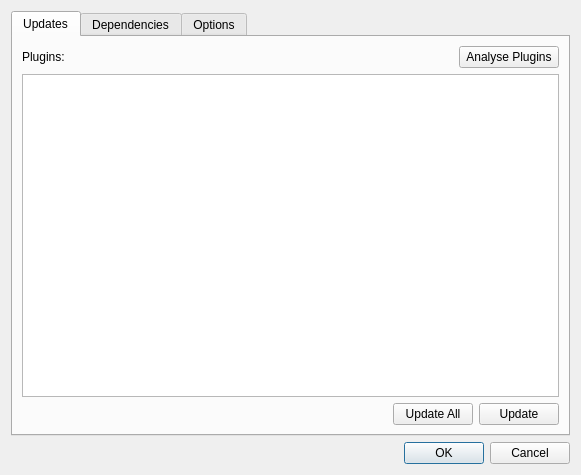
<?xml version="1.0" encoding="UTF-8"?>
<ui version="4.0">
 <class>AdvancedDialog</class>
 <widget class="QDialog" name="AdvancedDialog">
  <property name="geometry">
   <rect>
    <x>0</x>
    <y>0</y>
    <width>524</width>
    <height>475</height>
   </rect>
  </property>
  <property name="windowTitle">
   <string>Advanced</string>
  </property>
  <property name="windowIcon">
   <iconset resource="../../widgets/qt/resources.qrc">
    <normaloff>:/mapclient/images/icon-app.png</normaloff>:/mapclient/images/icon-app.png</iconset>
  </property>
  <layout class="QVBoxLayout" name="verticalLayout">
   <item>
    <widget class="QTabWidget" name="tabWidget">
     <property name="tabPosition">
      <enum>QTabWidget::North</enum>
     </property>
     <property name="tabShape">
      <enum>QTabWidget::Rounded</enum>
     </property>
     <property name="currentIndex">
      <number>0</number>
     </property>
     <property name="iconSize">
      <size>
       <width>16</width>
       <height>16</height>
      </size>
     </property>
     <widget class="QWidget" name="updatesTab">
      <attribute name="title">
       <string>Updates</string>
      </attribute>
      <layout class="QGridLayout" name="gridLayout_3">
       <item row="0" column="0">
        <layout class="QVBoxLayout" name="verticalLayout_2">
         <item>
          <layout class="QHBoxLayout" name="horizontalLayout">
           <item>
            <widget class="QLabel" name="label">
             <property name="text">
              <string>Plugins:</string>
             </property>
            </widget>
           </item>
           <item>
            <spacer name="horizontalSpacer">
             <property name="orientation">
              <enum>Qt::Horizontal</enum>
             </property>
             <property name="sizeHint" stdset="0">
              <size>
               <width>218</width>
               <height>20</height>
              </size>
             </property>
            </spacer>
           </item>
           <item>
            <widget class="QPushButton" name="analyseButton">
             <property name="minimumSize">
              <size>
               <width>100</width>
               <height>0</height>
              </size>
             </property>
             <property name="whatsThis">
              <string/>
             </property>
             <property name="text">
              <string>Analyse Plugins</string>
             </property>
            </widget>
           </item>
          </layout>
         </item>
         <item>
          <widget class="QListWidget" name="listWidget">
           <property name="editTriggers">
            <set>QAbstractItemView::NoEditTriggers</set>
           </property>
           <property name="selectionMode">
            <enum>QAbstractItemView::ExtendedSelection</enum>
           </property>
          </widget>
         </item>
         <item>
          <layout class="QHBoxLayout" name="horizontalLayout_2">
           <item>
            <widget class="QLabel" name="label_2">
             <property name="text">
              <string/>
             </property>
            </widget>
           </item>
           <item>
            <spacer name="horizontalSpacer_2">
             <property name="orientation">
              <enum>Qt::Horizontal</enum>
             </property>
             <property name="sizeHint" stdset="0">
              <size>
               <width>118</width>
               <height>20</height>
              </size>
             </property>
            </spacer>
           </item>
           <item>
            <widget class="QPushButton" name="updateAllButton">
             <property name="text">
              <string>Update All</string>
             </property>
            </widget>
           </item>
           <item>
            <widget class="QPushButton" name="updateButton">
             <property name="text">
              <string>Update</string>
             </property>
            </widget>
           </item>
          </layout>
         </item>
        </layout>
       </item>
      </layout>
     </widget>
     <widget class="QWidget" name="dependenciesTab">
      <attribute name="title">
       <string>Dependencies</string>
      </attribute>
      <layout class="QGridLayout" name="gridLayout_4">
       <item row="0" column="0">
        <layout class="QVBoxLayout" name="verticalLayout_13">
         <item>
          <layout class="QHBoxLayout" name="horizontalLayout_13">
           <item>
            <layout class="QVBoxLayout" name="verticalLayout_10">
             <item>
              <widget class="QLabel" name="label_8">
               <property name="text">
                <string>Installed Packages:</string>
               </property>
              </widget>
             </item>
             <item>
              <widget class="QListWidget" name="listWidget_2"/>
             </item>
             <item>
              <layout class="QHBoxLayout" name="horizontalLayout_9">
               <item>
                <spacer name="horizontalSpacer_4">
                 <property name="orientation">
                  <enum>Qt::Horizontal</enum>
                 </property>
                 <property name="sizeHint" stdset="0">
                  <size>
                   <width>40</width>
                   <height>20</height>
                  </size>
                 </property>
                </spacer>
               </item>
               <item>
                <widget class="QPushButton" name="pushButton">
                 <property name="text">
                  <string>Update</string>
                 </property>
                </widget>
               </item>
               <item>
                <widget class="QPushButton" name="pushButton_3">
                 <property name="text">
                  <string>Uninstall</string>
                 </property>
                </widget>
               </item>
              </layout>
             </item>
            </layout>
           </item>
           <item>
            <layout class="QVBoxLayout" name="verticalLayout_11">
             <item>
              <widget class="QLabel" name="label_9">
               <property name="text">
                <string>Recommended Packages:</string>
               </property>
              </widget>
             </item>
             <item>
              <widget class="QListWidget" name="listWidget_3"/>
             </item>
             <item>
              <layout class="QHBoxLayout" name="horizontalLayout_10">
               <item>
                <spacer name="horizontalSpacer_5">
                 <property name="orientation">
                  <enum>Qt::Horizontal</enum>
                 </property>
                 <property name="sizeHint" stdset="0">
                  <size>
                   <width>40</width>
                   <height>20</height>
                  </size>
                 </property>
                </spacer>
               </item>
               <item>
                <widget class="QPushButton" name="pushButton_2">
                 <property name="text">
                  <string>Install</string>
                 </property>
                </widget>
               </item>
               <item>
                <widget class="QPushButton" name="pushButton_4">
                 <property name="text">
                  <string>Information</string>
                 </property>
                </widget>
               </item>
              </layout>
             </item>
            </layout>
           </item>
          </layout>
         </item>
         <item>
          <widget class="QGroupBox" name="groupBox_2">
           <property name="title">
            <string>Dependency Settings</string>
           </property>
           <layout class="QGridLayout" name="gridLayout_2">
            <item row="0" column="0">
             <layout class="QHBoxLayout" name="horizontalLayout_11">
              <item>
               <widget class="QCheckBox" name="checkBox">
                <property name="text">
                 <string>Use default VE location</string>
                </property>
               </widget>
              </item>
              <item>
               <widget class="QCheckBox" name="checkBox_2">
                <property name="text">
                 <string>Automatically install 'virtualenv'</string>
                </property>
               </widget>
              </item>
              <item>
               <widget class="QCheckBox" name="checkBox_3">
                <property name="text">
                 <string>Check for syntax updates</string>
                </property>
               </widget>
              </item>
             </layout>
            </item>
           </layout>
          </widget>
         </item>
         <item>
          <layout class="QVBoxLayout" name="verticalLayout_12">
           <item>
            <widget class="QLabel" name="label_7">
             <property name="text">
              <string>Virtual Environment Location:</string>
             </property>
            </widget>
           </item>
           <item>
            <layout class="QHBoxLayout" name="horizontalLayout_12">
             <item>
              <widget class="QLineEdit" name="lineEdit_2"/>
             </item>
             <item>
              <widget class="QPushButton" name="pushButton_5">
               <property name="text">
                <string>Modify</string>
               </property>
              </widget>
             </item>
            </layout>
           </item>
          </layout>
         </item>
        </layout>
       </item>
      </layout>
     </widget>
     <widget class="QWidget" name="optionsTab">
      <attribute name="title">
       <string>Options</string>
      </attribute>
      <layout class="QVBoxLayout" name="verticalLayout_9">
       <item>
        <layout class="QHBoxLayout" name="horizontalLayout_7">
         <item>
          <widget class="QGroupBox" name="groupBox">
           <property name="title">
            <string>Plugin Error Settings</string>
           </property>
           <layout class="QGridLayout" name="gridLayout">
            <item row="0" column="0">
             <layout class="QVBoxLayout" name="verticalLayout_3">
              <item>
               <layout class="QHBoxLayout" name="horizontalLayout_4">
                <item>
                 <widget class="QLabel" name="label_3">
                  <property name="text">
                   <string>Ignored Plugins:</string>
                  </property>
                 </widget>
                </item>
                <item>
                 <spacer name="horizontalSpacer_3">
                  <property name="orientation">
                   <enum>Qt::Horizontal</enum>
                  </property>
                  <property name="sizeHint" stdset="0">
                   <size>
                    <width>40</width>
                    <height>20</height>
                   </size>
                  </property>
                 </spacer>
                </item>
                <item>
                 <widget class="QPushButton" name="revertButton">
                  <property name="text">
                   <string>Revert</string>
                  </property>
                  <property name="checkable">
                   <bool>false</bool>
                  </property>
                  <property name="flat">
                   <bool>false</bool>
                  </property>
                 </widget>
                </item>
               </layout>
              </item>
              <item>
               <widget class="QListWidget" name="ignoreList">
                <property name="selectionMode">
                 <enum>QAbstractItemView::ExtendedSelection</enum>
                </property>
               </widget>
              </item>
             </layout>
            </item>
            <item row="1" column="0">
             <widget class="QCheckBox" name="showPluginErrors">
              <property name="text">
               <string>Show Plugin Errors Dialog</string>
              </property>
              <property name="checked">
               <bool>true</bool>
              </property>
             </widget>
            </item>
           </layout>
          </widget>
         </item>
         <item>
          <widget class="QGroupBox" name="groupBox">
           <property name="title">
            <string>Plugin Updater Settings</string>
           </property>
           <layout class="QVBoxLayout" name="verticalLayout_8">
            <item>
             <layout class="QVBoxLayout" name="verticalLayout_7">
              <item>
               <widget class="QCheckBox" name="syntaxCheckBox">
                <property name="text">
                 <string>Syntax updates</string>
                </property>
                <property name="checked">
                 <bool>true</bool>
                </property>
               </widget>
              </item>
              <item>
               <widget class="QCheckBox" name="indentCheckBox">
                <property name="text">
                 <string>Indentation updates</string>
                </property>
                <property name="checked">
                 <bool>true</bool>
                </property>
               </widget>
              </item>
              <item>
               <widget class="QCheckBox" name="resourceCheckBox">
                <property name="text">
                 <string>Resource updates</string>
                </property>
                <property name="checked">
                 <bool>true</bool>
                </property>
               </widget>
              </item>
              <item>
               <widget class="QCheckBox" name="locationCheckBox">
                <property name="text">
                 <string>Location updates</string>
                </property>
                <property name="checked">
                 <bool>true</bool>
                </property>
               </widget>
              </item>
             </layout>
            </item>
            <item>
             <layout class="QVBoxLayout" name="verticalLayout_6">
              <item>
               <widget class="QLabel" name="label_5">
                <property name="text">
                 <string>Resource Filenames:</string>
                </property>
               </widget>
              </item>
              <item>
               <widget class="QListWidget" name="resourceList">
                <property name="selectionMode">
                 <enum>QAbstractItemView::ExtendedSelection</enum>
                </property>
               </widget>
              </item>
              <item>
               <layout class="QHBoxLayout" name="horizontalLayout_6">
                <item>
                 <widget class="QLineEdit" name="lineEdit"/>
                </item>
                <item>
                 <widget class="QPushButton" name="addResource">
                  <property name="sizePolicy">
                   <sizepolicy hsizetype="Fixed" vsizetype="Fixed">
                    <horstretch>0</horstretch>
                    <verstretch>0</verstretch>
                   </sizepolicy>
                  </property>
                  <property name="minimumSize">
                   <size>
                    <width>0</width>
                    <height>0</height>
                   </size>
                  </property>
                  <property name="maximumSize">
                   <size>
                    <width>30</width>
                    <height>23</height>
                   </size>
                  </property>
                  <property name="text">
                   <string>+</string>
                  </property>
                 </widget>
                </item>
                <item>
                 <widget class="QPushButton" name="removeResource">
                  <property name="sizePolicy">
                   <sizepolicy hsizetype="Fixed" vsizetype="Fixed">
                    <horstretch>0</horstretch>
                    <verstretch>0</verstretch>
                   </sizepolicy>
                  </property>
                  <property name="minimumSize">
                   <size>
                    <width>0</width>
                    <height>0</height>
                   </size>
                  </property>
                  <property name="maximumSize">
                   <size>
                    <width>30</width>
                    <height>23</height>
                   </size>
                  </property>
                  <property name="text">
                   <string>-</string>
                  </property>
                 </widget>
                </item>
               </layout>
              </item>
             </layout>
            </item>
           </layout>
          </widget>
         </item>
        </layout>
       </item>
       <item>
        <layout class="QVBoxLayout" name="verticalLayout_5">
         <item>
          <widget class="QLabel" name="label_6">
           <property name="text">
            <string>pyvenv.py Location:</string>
           </property>
          </widget>
         </item>
         <item>
          <layout class="QHBoxLayout" name="horizontalLayout_8">
           <item>
            <widget class="QLineEdit" name="pyvenvDir"/>
           </item>
           <item>
            <widget class="QPushButton" name="locateButton_2">
             <property name="text">
              <string>...</string>
             </property>
            </widget>
           </item>
          </layout>
         </item>
        </layout>
       </item>
       <item>
        <layout class="QVBoxLayout" name="verticalLayout_4">
         <item>
          <widget class="QLabel" name="label_4">
           <property name="text">
            <string>2to3.py Location:</string>
           </property>
          </widget>
         </item>
         <item>
          <layout class="QHBoxLayout" name="horizontalLayout_5">
           <item>
            <widget class="QLineEdit" name="dir2to3"/>
           </item>
           <item>
            <widget class="QPushButton" name="locateButton">
             <property name="text">
              <string>...</string>
             </property>
            </widget>
           </item>
          </layout>
         </item>
        </layout>
       </item>
      </layout>
     </widget>
    </widget>
   </item>
   <item>
    <layout class="QHBoxLayout" name="horizontalLayout_3">
     <item>
      <widget class="QDialogButtonBox" name="buttonBox">
       <property name="standardButtons">
        <set>QDialogButtonBox::Cancel|QDialogButtonBox::Ok</set>
       </property>
      </widget>
     </item>
    </layout>
   </item>
  </layout>
 </widget>
 <resources>
  <include location="../../widgets/qt/resources.qrc"/>
 </resources>
 <connections>
  <connection>
   <sender>buttonBox</sender>
   <signal>accepted()</signal>
   <receiver>AdvancedDialog</receiver>
   <slot>accept()</slot>
   <hints>
    <hint type="sourcelabel">
     <x>199</x>
     <y>429</y>
    </hint>
    <hint type="destinationlabel">
     <x>199</x>
     <y>224</y>
    </hint>
   </hints>
  </connection>
  <connection>
   <sender>buttonBox</sender>
   <signal>rejected()</signal>
   <receiver>AdvancedDialog</receiver>
   <slot>reject()</slot>
   <hints>
    <hint type="sourcelabel">
     <x>199</x>
     <y>429</y>
    </hint>
    <hint type="destinationlabel">
     <x>199</x>
     <y>224</y>
    </hint>
   </hints>
  </connection>
 </connections>
</ui>
